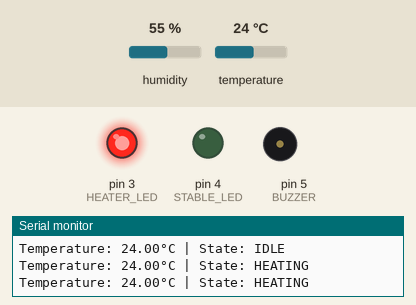
Simulated run of this sketch. Board: Arduino Uno, built with avr-gcc and run on an emulated ATmega328P. Shown: output pins drawn as LEDs (lit = HIGH), buzzer (waves = sounding, pin HIGH), the last lines printed to the serial monitor. The test bench sets the inputs (shaded band); at power-on: temperature 24 °C, humidity 55 %.

Above: at 3.8 s.
3.9 s: temperature set to 25.7 °C
10.5 s: temperature set to 29.6 °C
14.7 s: temperature set to 30.6 °C
At 16.8 s:
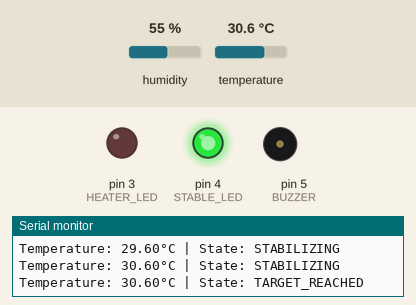
18.6 s: temperature set to 39.1 °C
23.7 s: temperature set to 40.4 °C
At 26.8 s:
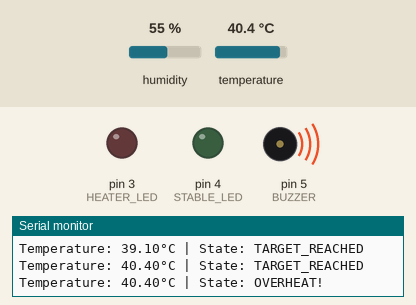
Timing chart, 0 to 28.3 s (numbered marks = the images above; inputs shaded):
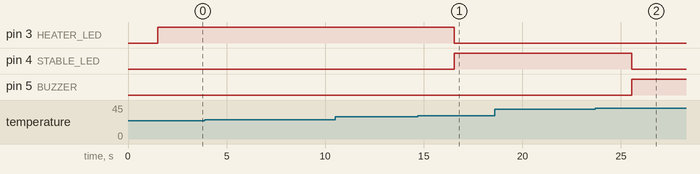

Measured:
- the behaviour switches between 29.9 and 30 °C on temperature (found by bisection; images 0 and 1)
- the behaviour switches between 39.9 and 40 °C on temperature (found by bisection; images 1 and 2)
- after the input at 14.7 s, pin 3 (HEATER_LED): HIGH → LOW after 1.8 s; pin 4 (STABLE_LED): LOW → HIGH after 1.8 s
- after the input at 23.7 s, pin 4 (STABLE_LED): HIGH → LOW after 1.9 s; pin 5 (BUZZER): LOW → HIGH after 1.9 s

The sketch:

sketch.ino
```cpp
#include "DHT.h"

#define DHTPIN 2
#define DHTTYPE DHT22

#define HEATER_LED 3
#define STABLE_LED 4
#define BUZZER 5

DHT dht(DHTPIN, DHTTYPE);

float targetTemp = 30.0;
float overheatTemp = 40.0;
float lowerThreshold = 25.0;

enum State {IDLE, HEATING, STABILIZING, TARGET_REACHED, OVERHEAT};
State currentState = IDLE;

void setup() {
  Serial.begin(9600);
  dht.begin();
  pinMode(HEATER_LED, OUTPUT);
  pinMode(STABLE_LED, OUTPUT);
  pinMode(BUZZER, OUTPUT);
}

void loop() {
  float temp = dht.readTemperature();

  if (isnan(temp)) {
    Serial.println("Failed to read from sensor!");
    delay(2000);
    return;
  }

  Serial.print("Temperature: ");
  Serial.print(temp);
  Serial.print("°C | State: ");

  switch (currentState) {
    case IDLE:
      if (temp < lowerThreshold) {
        currentState = HEATING;
      }
      digitalWrite(HEATER_LED, LOW);
      digitalWrite(STABLE_LED, LOW);
      digitalWrite(BUZZER, LOW);
      Serial.println("IDLE");
      break;

    case HEATING:
      if (temp >= lowerThreshold && temp < targetTemp) {
        currentState = STABILIZING;
      }
      digitalWrite(HEATER_LED, HIGH);
      digitalWrite(STABLE_LED, LOW);
      digitalWrite(BUZZER, LOW);
      Serial.println("HEATING");
      break;

    case STABILIZING:
      if (temp >= targetTemp && temp < overheatTemp) {
        currentState = TARGET_REACHED;
      }
      digitalWrite(HEATER_LED, HIGH);
      Serial.println("STABILIZING");
      break;

    case TARGET_REACHED:
      if (temp >= overheatTemp) {
        currentState = OVERHEAT;
      } else if (temp < targetTemp) {
        currentState = HEATING;
      }
      digitalWrite(HEATER_LED, LOW);
      digitalWrite(STABLE_LED, HIGH);
      digitalWrite(BUZZER, LOW);
      Serial.println("TARGET_REACHED");
      break;

    case OVERHEAT:
      digitalWrite(HEATER_LED, LOW);
      digitalWrite(STABLE_LED, LOW);
      digitalWrite(BUZZER, HIGH);
      Serial.println("OVERHEAT!");
      break;
  }

  delay(1500); // delay between reads
}
```
